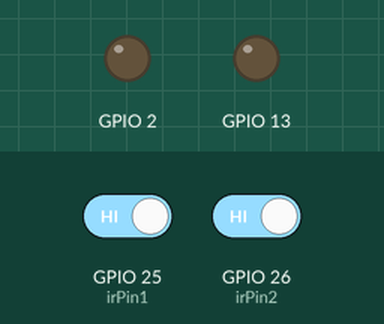
Simulated run of this sketch. Board: ESP32. Parts: output pins drawn as LEDs (lit = HIGH). Dashed ring = blinking. The test bench sets the inputs (shaded band); at power-on: GPIO 25 (irPin1) HIGH, GPIO 26 (irPin2) HIGH. WiFi joins after 1.5 s; servers stay silent unless stated; what the sketch prints to the serial monitor is not drawn.

Above: at 3.0 s.
3.1 s: GPIO 25 (irPin1) driven LOW
At 4.0 s:
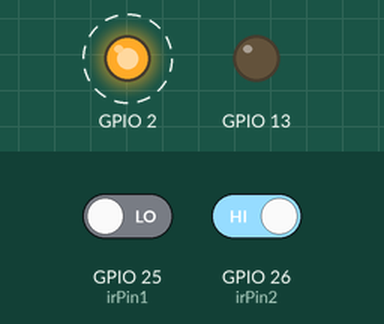
At 6.9 s:
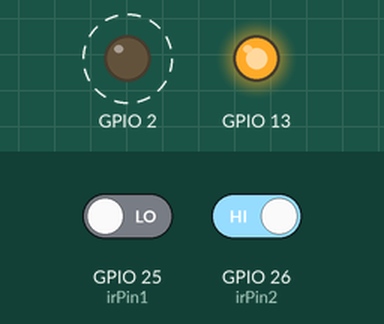
7.1 s: GPIO 26 (irPin2) driven LOW
At 8.6 s:
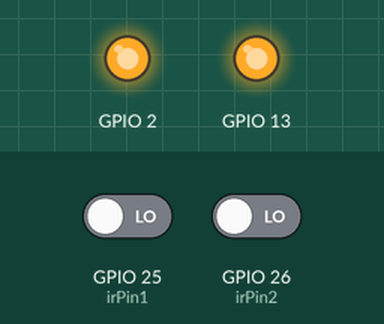
Timing chart, 0 to 17.1 s (numbered marks = the images above; inputs shaded):
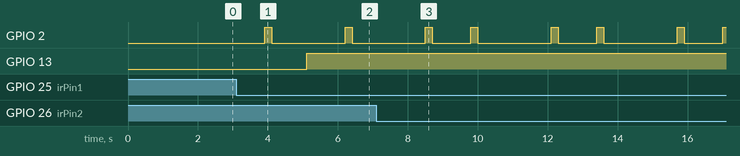

Measured:
- after the input at 3.1 s, GPIO 2: alternates HIGH for 0.20 s and LOW for 2.1 s, starting after 0.81 s; GPIO 13: LOW → HIGH after 2.0 s

The sketch:

code.ino
```cpp
#define BLYNK_TEMPLATE_ID "TMPL0VASRm2_"
#define BLYNK_TEMPLATE_NAME "DEMO2"
#define BLYNK_AUTH_TOKEN "_a0a_3FnmQrlqhANF7scz3ST5ZbNGbDf"
#include <BlynkSimpleEsp32.h>
#include<WiFi.h>
#include<WiFiClient.h>
#include<Wire.h>
char auth[] =  "_a0a_3FnmQrlqhANF7scz3ST5ZbNGbDf";
char ssid[] = "OnePlus Nord 2T 5G";
char pass[] = "t6phmbyi";
BlynkTimer timer;
const int irPin1 = 25;  // first IR sensor input pin
const int irPin2 = 26;  // second IR sensor input pin
int countin = 0;  // counter for sensor 1
int countout = 0;  // counter for sensor 2
int now ;
int in ;
int out ;


void setup() {
  Blynk.begin(auth, ssid, pass);
  pinMode(irPin1, INPUT_PULLUP);
  pinMode(irPin2, INPUT_PULLUP);
  pinMode(13,OUTPUT);
  pinMode(2,OUTPUT);
  Serial.begin(115200);


}

void loop() {
  Blynk.run();
  int val1 = digitalRead(irPin1);
  int val2 = digitalRead(irPin2);

  if (val1 == LOW) {
    delay(100);  // debounce delay
    if (digitalRead(irPin1) == LOW) {
      countin++;
      digitalWrite(2,HIGH);
      delay(200);
      digitalWrite(2,LOW);
      Serial.print("IN sensor Count: ");
      Serial.println(countin);
      delay(1000);  // delay to prevent double counting
    }
  }

  if (val2 == LOW) {
    delay(100);  // debounce delay
    if (digitalRead(irPin2) == LOW) {
      countout++;
      digitalWrite(2,HIGH);
      delay(200);
      digitalWrite(2,LOW);
      Serial.print("OUT sensor Count: ");
      Serial.println(countout);
        delay(1000);// delay to prevent double counting
    }
  }

in=countin;
out=countout;
now=in-out;
if(now<=0)
{
  digitalWrite(13,LOW);
  Serial.println("Room EMpty");
  Serial.println("light off");
  Blynk.virtualWrite(V1,now);
  delay(1000);
}
else
{
  digitalWrite(13,HIGH);
  Serial.print("IN: ");
  Serial.print(in);
  Serial.print("Out: ");
  Serial.print(out);
  Blynk.virtualWrite(V1, now);
  delay(1000);

}


}
```
